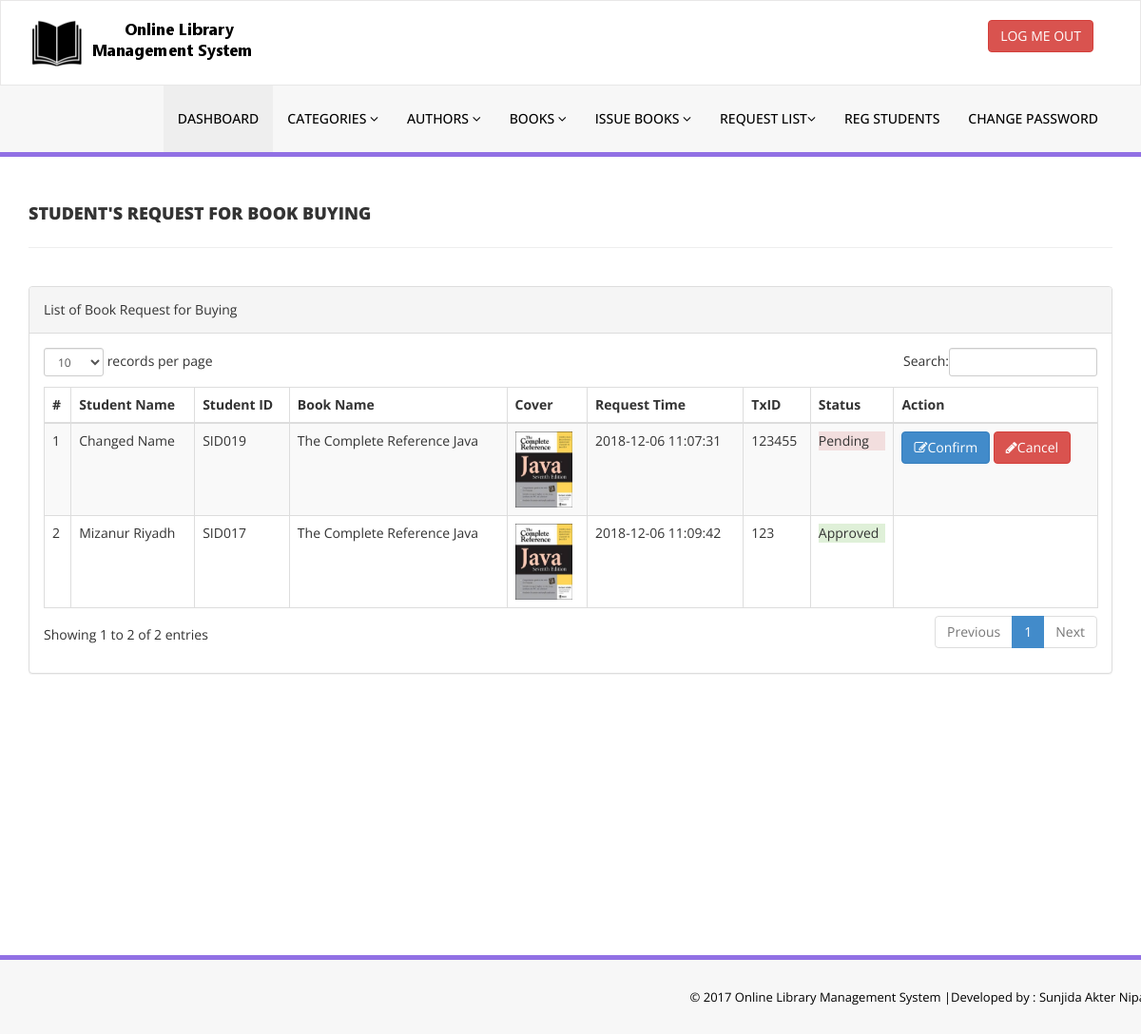
Page /admin/buy-request-list.php (signed in) on the committed database.
### tables this page shows
CREATE TABLE IF NOT EXISTS `tblbooksbuyrequest` (
  `id` int(10) NOT NULL AUTO_INCREMENT,
  `student_id` varchar(255) NOT NULL,
  `book_id` int(10) NOT NULL,
  `request_time` timestamp NOT NULL DEFAULT CURRENT_TIMESTAMP ON UPDATE CURRENT_TIMESTAMP,
  `update_time` timestamp NOT NULL DEFAULT CURRENT_TIMESTAMP ON UPDATE CURRENT_TIMESTAMP,
  `status` int(2) NOT NULL DEFAULT '0',
  `txid` int(40) NOT NULL,
  PRIMARY KEY (`id`)
);

CREATE TABLE IF NOT EXISTS `tblstudents` (
  `id` int(11) NOT NULL AUTO_INCREMENT,
  `StudentId` varchar(100) DEFAULT NULL,
  `FullName` varchar(120) DEFAULT NULL,
  `EmailId` varchar(120) DEFAULT NULL,
  `MobileNumber` char(11) DEFAULT NULL,
  `Password` varchar(120) DEFAULT NULL,
  `Status` int(1) DEFAULT NULL,
  `RegDate` timestamp NULL DEFAULT CURRENT_TIMESTAMP,
  `UpdationDate` timestamp NULL DEFAULT NULL ON UPDATE CURRENT_TIMESTAMP,
  `smart_card` int(25) DEFAULT NULL,
  PRIMARY KEY (`id`),
  UNIQUE KEY `StudentId` (`StudentId`)
);

CREATE TABLE IF NOT EXISTS `tblbooks` (
  `id` int(11) NOT NULL AUTO_INCREMENT,
  `BookName` varchar(255) DEFAULT NULL,
  `CatId` int(11) DEFAULT NULL,
  `AuthorId` int(11) DEFAULT NULL,
  `ISBNNumber` int(11) DEFAULT NULL,
  `BookPrice` int(11) DEFAULT NULL,
  `RegDate` timestamp NULL DEFAULT CURRENT_TIMESTAMP,
  `UpdationDate` timestamp NULL DEFAULT NULL ON UPDATE CURRENT_TIMESTAMP,
  `Status` int(2) DEFAULT '1',
  `image` varchar(255) NOT NULL,
  `ebook` varchar(255) DEFAULT NULL,
  PRIMARY KEY (`id`)
);

### admin/buy-request-list.php (the view, shortened to what this page needs)
<?php
include('includes/config.php');
if(strlen($_SESSION['alogin'])==0)
{
    header('location:index.php');
}
else{
    ?>
    <!DOCTYPE html>
    <html xmlns="http://www.w3.org/1999/xhtml">
    <head>
        <link href="assets/css/bootstrap.css" rel="stylesheet" />
        <link href="assets/css/font-awesome.css" rel="stylesheet" />
        <link href="assets/js/dataTables/dataTables.bootstrap.css" rel="stylesheet" />
        <link href="assets/css/style.css" rel="stylesheet" />
    </head>
    <body>
    <?php include('includes/header.php');?>
    <div class="content-wrapper">
        <div class="container">
            <div class="row pad-botm">
                <div class="col-md-12">
                    <h4 class="header-line">Student's Request For Book Buying</h4>
                </div>
                <div class="row">
                </div>
            </div>
            <div class="row">
                <div class="col-md-12">
                    <div class="panel panel-default">
                        <div class="panel-heading">
                            List of Book Request for Buying
                        </div>
                        <div class="panel-body">
                            <div class="table-responsive">
                                <table class="table table-striped table-bordered table-hover" id="dataTables-example">
                                    <thead>
                                    <tr>
                                        <th>#</th>
                                        <th>Student Name</th>
                                        <th>Student ID</th>
                                        <th>Book Name </th>
                                        <th>Cover</th>
                                        <th>Request Time</th>
                                        <th>TxID</th>
                                        <th>Status</th>
                                        <th>Action</th>
                                    </tr>
                                    </thead>
                                    <tbody>
                                    <?php $sql = "SELECT tblbooksbuyrequest.id, book_id, student_id, tblstudents.FullName, tblbooks.BookName, tblbooks.image, tblbooksbuyrequest.txid, tblbooksbuyrequest.status, tblbooksbuyrequest.request_time  FROM `tblbooksbuyrequest`
                                                    LEFT JOIN tblstudents ON tblstudents.StudentId = tblbooksbuyrequest.student_id
                                                    INNER JOIN tblbooks ON tblbooks.id = tblbooksbuyrequest.book_id
                                                    ORDER BY tblbooksbuyrequest.status,  tblbooksbuyrequest.request_time DESC";
                                    $query = $dbh -> prepare($sql);
                                    $query->execute();
                                    $results=$query->fetchAll(PDO::FETCH_OBJ);
                                    $cnt=1;
                                    if($query->rowCount() > 0)
                                    {
                                        foreach($results as $result)
                                        {
                                            ?>
                                            <tr class="odd gradeX">
                                                <td class="center"><?php echo htmlentities($cnt);?></td>
                                                <td class="center"><?php echo htmlentities($result->FullName);?></td>
                                                <td class="center"><?php echo htmlentities($result->student_id);?></td>
                                                <td class="center"><?php echo htmlentities($result->BookName);?></td>
                                                <td class="center"><image src="images/<?php echo htmlentities($result->image);?>"
                                                    width="60dpx" height="80dpx" alter="cover"></image></td>
                                                <td class="center"><?php echo htmlentities($result->request_time);?></td>
                                                <td class="center"><?php echo htmlentities($result->txid);?></td>
                                                <td class="center">
                                                    <?php
                                                    if(($result->status)==0)
                                                    {?><div class="bg-danger">
                                                        <?php  echo "Pending";?>
                                                    </div>
                                                        <?php
                                                    }
                                                    else{ ?> <div class="bg-success">
                                                        <?php  echo "Approved";?>
                                                    </div>
                                                       <?php
                                                    }
                                                    ?>
                                                </td>
                                                <td>
                                                <?php
                                                if(($result->status)==0)
                                                {
                                                ?>
                                                    <a href="confirm-book.php?studentId=<?php echo htmlentities($result->student_id);?>&bookId=<?php echo htmlentities($result->book_id);?>&uid=<?php echo htmlentities($result->id);?>">
                                                        <button class="btn btn-primary"><i class="fa fa-edit "></i>Confirm</button>
                                                        <a href="request-list.php?del=<?php echo htmlentities($result->student_id);?>"
                                                           onclick="return confirm('Are you sure you want to cancel?');"" >
                                                        <button class="btn btn-danger"><i class="fa fa-pencil"></i>Cancel</button>
                                                </td>
                                            <?php } ?>
                                            </tr>
                                            <?php $cnt=$cnt+1;
                                        }
                                    } ?>
                                    </tbody>
                                </table>
                            </div>
                        </div>
                    </div>
                </div>
            </div>
        </div>
    </div>
    <?php include('includes/footer.php');?>
    </body>
    </html>
<?php } ?>

### admin/assets/css/style.css (style rules this page uses)
.content-wrapper { margin-top: 40px; min-height:800px; padding-bottom:90px; }
.header-line { font-weight:900; padding-bottom:25px; border-bottom:1px solid #eeeeee; text-transform:uppercase; }
.pad-botm { padding-bottom:30px; }

### rows in the picture
tblbooksbuyrequest: tblstudents.FullName "Changed Name", student "SID019", book.BookName "The Complete Reference Java", book.image (picture), request_time "2018-12-06 11:07:31", txid "123455", status "Pending"
tblbooksbuyrequest: tblstudents.FullName "Mizanur Riyadh", student "SID017", book.BookName "The Complete Reference Java", book.image (picture), request_time "2018-12-06 11:09:42", txid "123", status "Approved"
